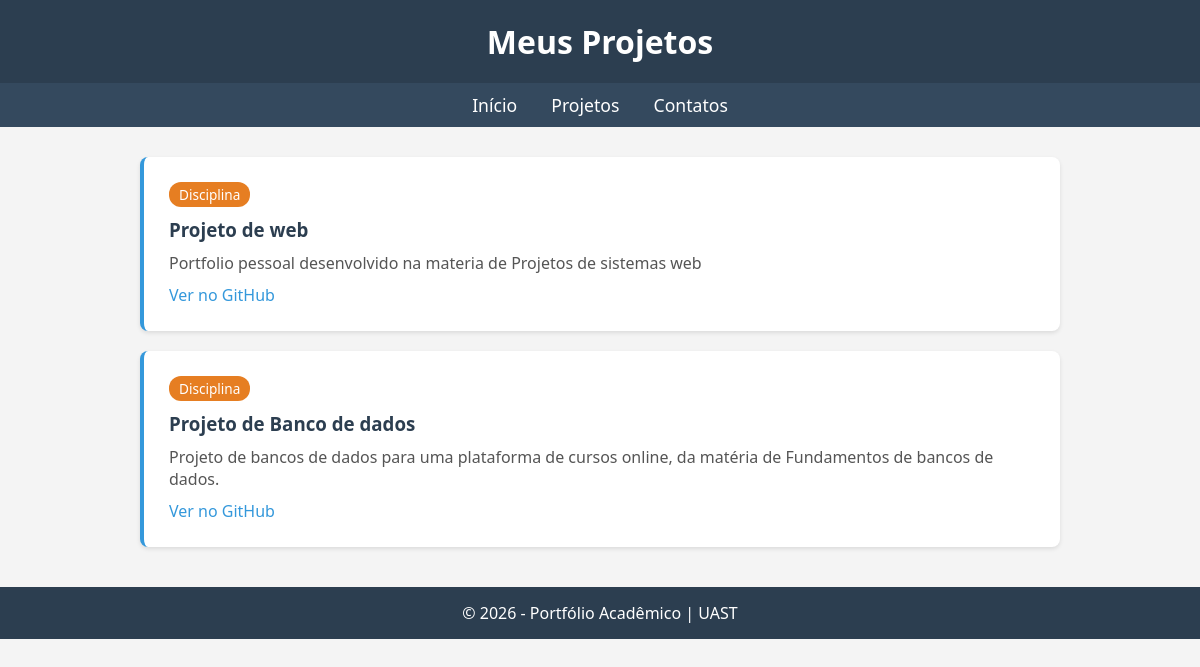
Page /portfolio/projetos/ on the committed database.
### portfolio/models.py (models this page shows, shortened)
class Projeto(models.Model):
    TIPO_CHOICES = [
        ('Pessoal', 'Pessoal'),
        ('Disciplina', 'Disciplina'),
    ]
    tipo = models.CharField(max_length=20, choices=TIPO_CHOICES)
    nome = models.CharField(max_length=150)
    descricao = models.TextField()
    git = models.URLField()

### portfolio/views.py (the view)
# urls.py: path('projetos/', views.projetos, name='projetos'),
def projetos(request):
    projetos = Projeto.objects.all()
    return render(request,'portfolio/projetos.html',{'projetos':projetos})

### portfolio/templates/portfolio/projetos.html (shortened to what this page needs)
{% extends "core/base.html" %}
{% block header_title %}Meus Projetos{% endblock %}
{% block content %}
{% for projeto in projetos %}
<div class="projeto-card">
    <span class="tipo {% if projeto.tipo == 'Pessoal' %}tipo-pessoal{% else %}tipo-disciplina{% endif %}">
        {{ projeto.tipo }}
    </span>
    <h3>{{ projeto.nome }}</h3>
    <p>{{ projeto.descricao }}</p>
    <a href="{{ projeto.git }}" target="_blank">Ver no GitHub</a>
</div>
{% empty %}
    <p>Nenhum projeto cadastrado ainda.</p>
{% endfor %}
{% endblock %}

### core/templates/core/base.html (shortened to what this page needs)
<!DOCTYPE html>
<html lang="pt-br">
<head>
</head>
<body>
    <header>
        <h1>{% block header_title %}Portfólio do Aluno{% endblock %}</h1>
    </header>
    <nav>
        <a href="{% url 'portfolio:home' %}">Início</a>
        <a href="{% url 'portfolio:projetos' %}">Projetos</a>
        <a href="{% url 'portfolio:contatos' %}">Contatos</a>
    </nav>
    <div class="container">
        {% block content %}{% endblock %}
    </div>
    <footer>
        <p>&copy; 2026 - Portfólio Acadêmico | UAST</p>
    </footer>
</body>
</html>

### rows in the picture
Projeto: tipo "Disciplina", nome "Projeto de web", descricao "Portfolio pessoal desenvolvido na materia de Projetos de sistemas web"
Projeto: tipo "Disciplina", nome "Projeto de Banco de dados", descricao "Projeto de bancos de dados para uma plataforma de cursos online, da matéria de Fundamentos de bancos de dados."
